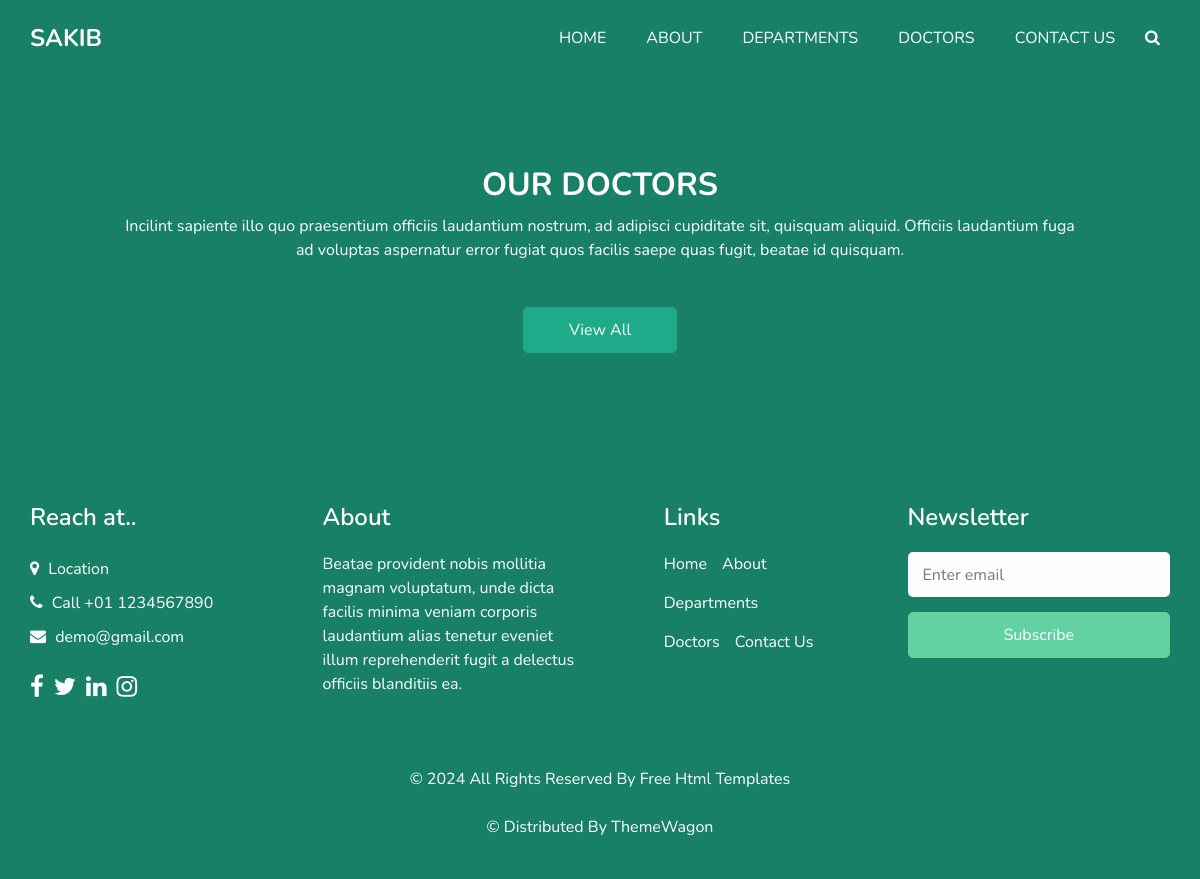
Before: /doctors with the older database file.
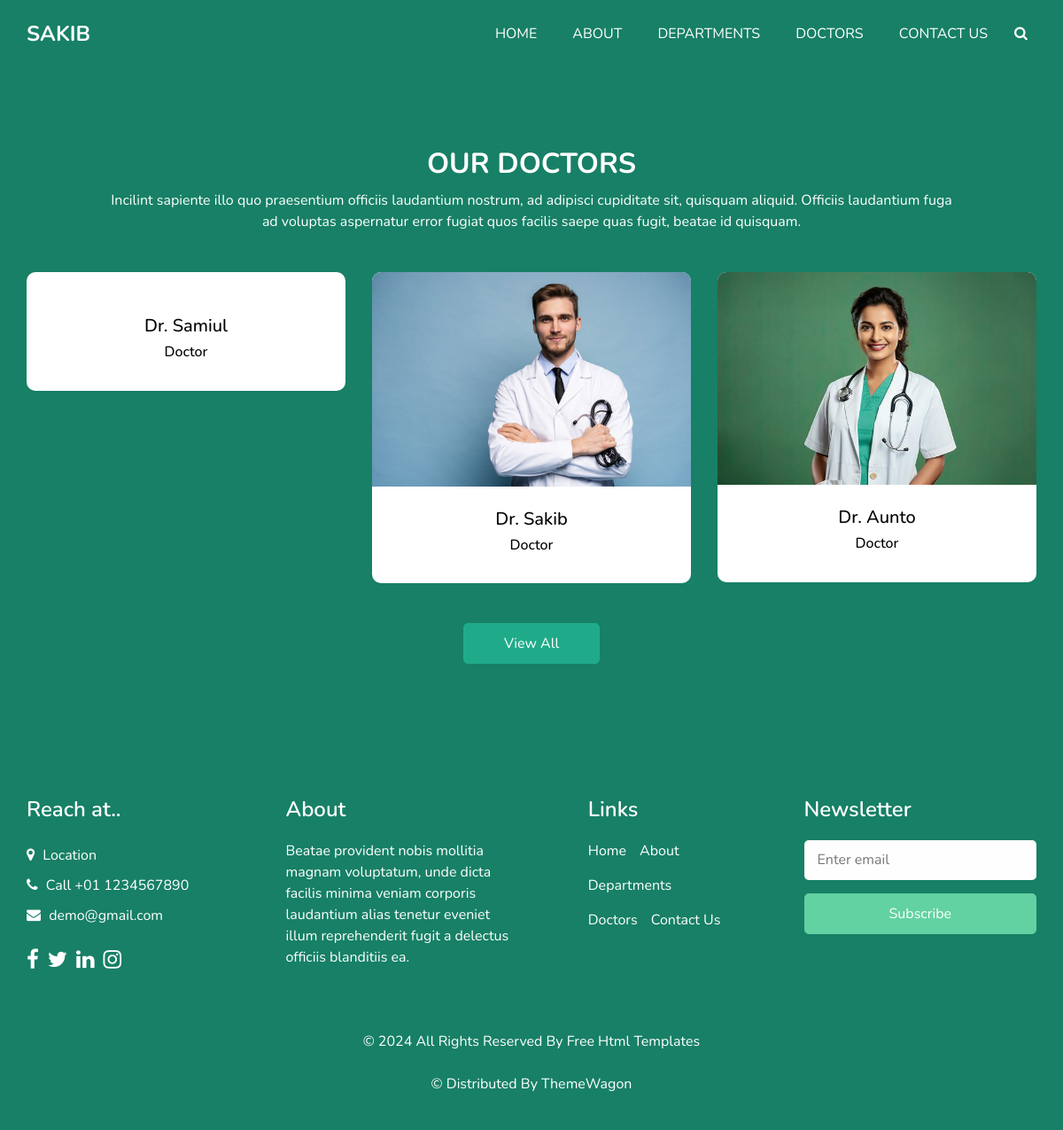
After: the same page with the newer database file.
### myapp/models.py (models this page shows, shortened)
class DOCTORS(models.Model):
    name = models.CharField(max_length=50, blank=True, null=True)
    image = models.ImageField(upload_to= 'DOCTORS/', blank=True, null=True)

### myapp/views.py (the view)
# urls.py: path('doctors', Doctors, name='doctors'),
def Doctors(request):
    doctors = DOCTORS.objects.all()
    return render(request, 'doctors.html', {'doctors':doctors})

### myapp/templates/doctors.html (shortened to what the changed rows need)
<!DOCTYPE html>
<html>
<head>
  {% load static %}
  <link rel="stylesheet" type="text/css" href="{% static 'css/bootstrap.css' %}" />
  <link rel="stylesheet" type="text/css" href="https://cdnjs.cloudflare.com/ajax/libs/OwlCarousel2/2.3.4/assets/owl.carousel.min.css" />
  <link href="{% static 'css/font-awesome.min.css' %}" rel="stylesheet" />
  <link href="{% static 'css/style.css' %}" rel="stylesheet" />
  <link href="{% static 'css/responsive.css' %}" rel="stylesheet" />
</head>
<body class="sub_page">
  <section class="doctor_section layout_padding">
    <div class="container">
      <div class="heading_container heading_center">
        <h2>
          Our Doctors
        </h2>
      </div>
      <div class="row">
        {% for d in doctors %}
        <div class="col-sm-6 col-lg-4 mx-auto">
          <div class="box">
            <div class="img-box">
              <img src="{{d.image.url}}" alt="">
            </div>
            <div class="detail-box">
              <h5>
                {{d.name}}
              </h5>
              <h6 class="">
                Doctor
              </h6>
            </div>
          </div>
        </div>
        {% endfor %}
      </div>
    </div>
  </section>
</body>
</html>

Changed rows visible on the page:
added DOCTORS: name "Dr. Samiul"
added DOCTORS: image (picture), name "Dr. Sakib"
added DOCTORS: image (picture), name "Dr. Aunto"
